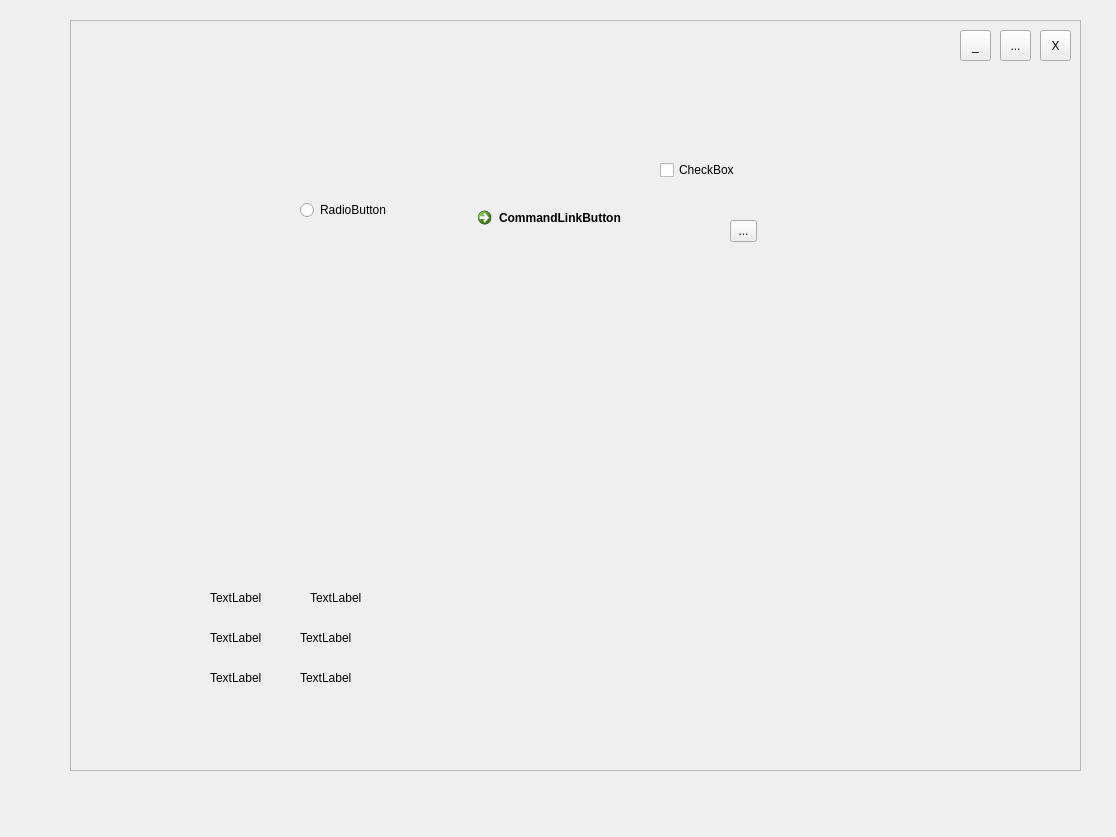
<?xml version="1.0" encoding="UTF-8"?>
<ui version="4.0">
 <class>Dialog</class>
 <widget class="QDialog" name="Dialog">
  <property name="geometry">
   <rect>
    <x>0</x>
    <y>0</y>
    <width>1116</width>
    <height>837</height>
   </rect>
  </property>
  <property name="windowTitle">
   <string>Dialog</string>
  </property>
  <widget class="QFrame" name="frame">
   <property name="geometry">
    <rect>
     <x>70</x>
     <y>20</y>
     <width>1011</width>
     <height>751</height>
    </rect>
   </property>
   <property name="frameShape">
    <enum>QFrame::StyledPanel</enum>
   </property>
   <property name="frameShadow">
    <enum>QFrame::Raised</enum>
   </property>
   <widget class="QToolButton" name="toolButton">
    <property name="geometry">
     <rect>
      <x>970</x>
      <y>10</y>
      <width>31</width>
      <height>31</height>
     </rect>
    </property>
    <property name="text">
     <string>X</string>
    </property>
    <property name="icon">
     <iconset>
      <normaloff>button icons/close_button.jpg</normaloff>button icons/close_button.jpg</iconset>
    </property>
   </widget>
   <widget class="QToolButton" name="toolButton_2">
    <property name="geometry">
     <rect>
      <x>890</x>
      <y>10</y>
      <width>31</width>
      <height>31</height>
     </rect>
    </property>
    <property name="text">
     <string>_</string>
    </property>
   </widget>
   <widget class="QToolButton" name="toolButton_3">
    <property name="geometry">
     <rect>
      <x>930</x>
      <y>10</y>
      <width>31</width>
      <height>31</height>
     </rect>
    </property>
    <property name="text">
     <string>...</string>
    </property>
   </widget>
   <widget class="QRadioButton" name="radioButton">
    <property name="geometry">
     <rect>
      <x>230</x>
      <y>180</y>
      <width>95</width>
      <height>20</height>
     </rect>
    </property>
    <property name="text">
     <string>RadioButton</string>
    </property>
   </widget>
   <widget class="QCommandLinkButton" name="commandLinkButton">
    <property name="geometry">
     <rect>
      <x>400</x>
      <y>180</y>
      <width>222</width>
      <height>48</height>
     </rect>
    </property>
    <property name="text">
     <string>CommandLinkButton</string>
    </property>
   </widget>
   <widget class="QToolButton" name="toolButton_4">
    <property name="geometry">
     <rect>
      <x>660</x>
      <y>200</y>
      <width>27</width>
      <height>22</height>
     </rect>
    </property>
    <property name="text">
     <string>...</string>
    </property>
   </widget>
   <widget class="QCheckBox" name="checkBox">
    <property name="geometry">
     <rect>
      <x>590</x>
      <y>140</y>
      <width>81</width>
      <height>20</height>
     </rect>
    </property>
    <property name="text">
     <string>CheckBox</string>
    </property>
   </widget>
   <widget class="QLabel" name="label">
    <property name="geometry">
     <rect>
      <x>140</x>
      <y>570</y>
      <width>55</width>
      <height>16</height>
     </rect>
    </property>
    <property name="text">
     <string>TextLabel</string>
    </property>
   </widget>
   <widget class="QLabel" name="label_2">
    <property name="geometry">
     <rect>
      <x>140</x>
      <y>610</y>
      <width>55</width>
      <height>16</height>
     </rect>
    </property>
    <property name="text">
     <string>TextLabel</string>
    </property>
   </widget>
   <widget class="QLabel" name="label_3">
    <property name="geometry">
     <rect>
      <x>140</x>
      <y>650</y>
      <width>55</width>
      <height>16</height>
     </rect>
    </property>
    <property name="text">
     <string>TextLabel</string>
    </property>
   </widget>
   <widget class="QLabel" name="label_4">
    <property name="geometry">
     <rect>
      <x>240</x>
      <y>570</y>
      <width>55</width>
      <height>16</height>
     </rect>
    </property>
    <property name="text">
     <string>TextLabel</string>
    </property>
   </widget>
   <widget class="QLabel" name="label_5">
    <property name="geometry">
     <rect>
      <x>230</x>
      <y>610</y>
      <width>55</width>
      <height>16</height>
     </rect>
    </property>
    <property name="text">
     <string>TextLabel</string>
    </property>
   </widget>
   <widget class="QLabel" name="label_6">
    <property name="geometry">
     <rect>
      <x>230</x>
      <y>650</y>
      <width>55</width>
      <height>16</height>
     </rect>
    </property>
    <property name="text">
     <string>TextLabel</string>
    </property>
   </widget>
  </widget>
 </widget>
 <resources/>
 <connections/>
</ui>
